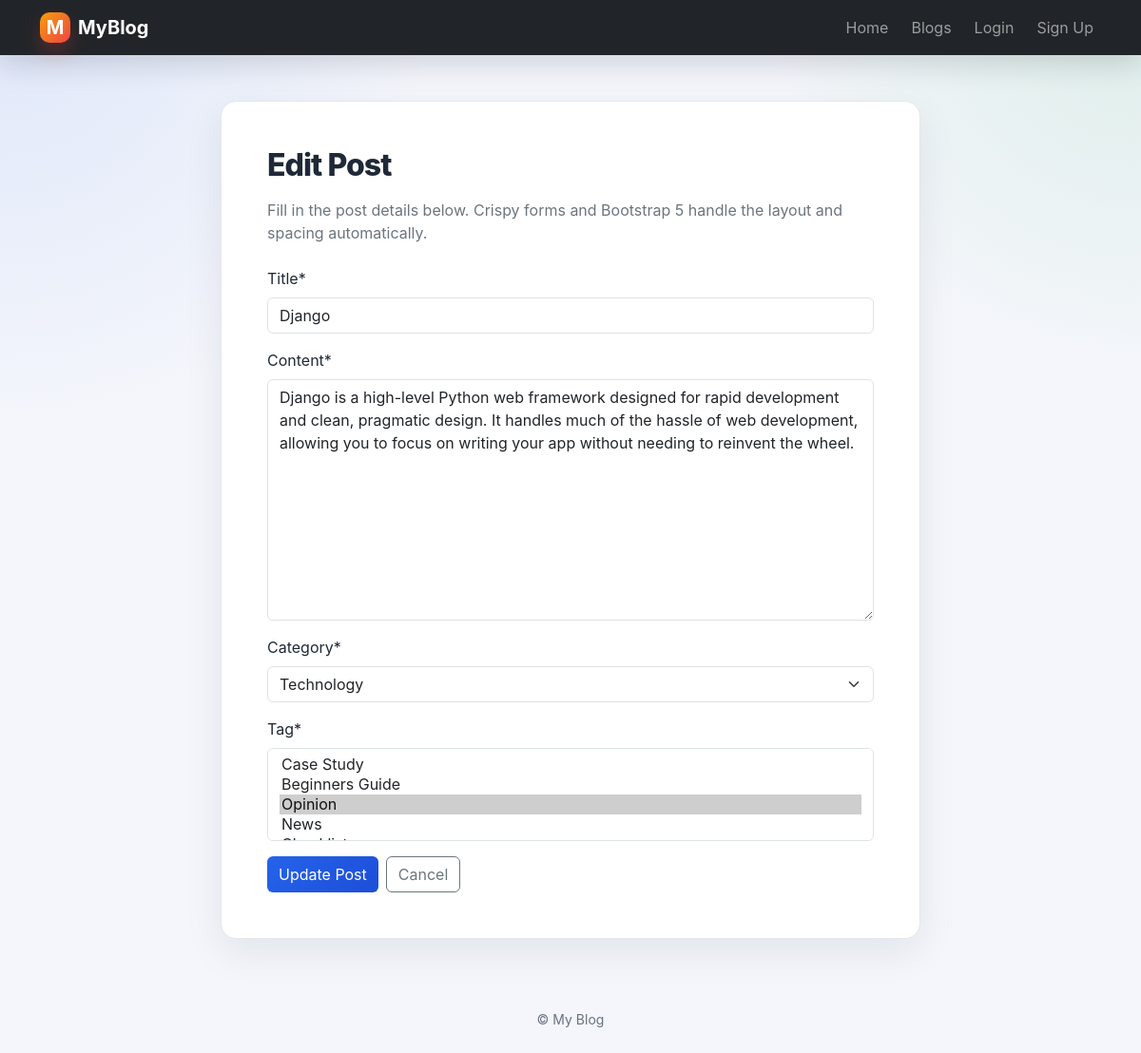
Page /post/update/1/ on the committed database.
### myblog/models.py (models this page shows, shortened)
class Post(models.Model):
    title=models.CharField(max_length=100)
    content=models.TextField(verbose_name="content")
    author=models.ForeignKey(User,on_delete=models.CASCADE)
    created_at=models.DateTimeField(auto_now_add=True)
    updated_at=models.DateTimeField(auto_now=True)
    category=models.ForeignKey(Category,on_delete=models.SET_NULL,null=True)
    tag=models.ManyToManyField(Tag)
    view_count=models.BigIntegerField(default=0)
    liked_user=models.ManyToManyField(User,related_name="liked_posts")

### myblog/views.py (the view)
# urls.py: path("post/update/<int:id>/",views.post_update,name="post_update"),
def post_update(request,id):
    post=get_object_or_404(Post,id=id)
    if request.method=="POST":
        form=PostForm(request.POST,instance=post)
        if form.is_valid():
            form.save()
            return redirect('post_details',id=post.id)
    else:
        form=PostForm(instance=post)
    return render(request,'blog/post_create.html',{'form':form,'mode':'update','post':post})

### myblog/forms.py
class PostForm(forms.ModelForm):
    class Meta:
        model=Post
        fields=['title','content','category','tag']

### myblog/models.py (called while the page is built)
    def __str__(self):
        return self.name

    def __str__(self):
        return self.name

### templates/blog/post_create.html (shortened to what this page needs)
{% extends 'blog/base.html' %}
{% load crispy_forms_tags %}
{% block content %}
<div class="row justify-content-center">
	<div class="col-lg-9 col-xl-8">
		<div class="surface-card p-4 p-lg-5">
			<h1 class="h2 section-heading mb-3">
				{% if mode == 'update' %}Edit Post{% else %}Create a New Post{% endif %}
			</h1>
			<p class="text-secondary mb-4">Fill in the post details below. Crispy forms and Bootstrap 5 handle the layout and spacing automatically.</p>
			<form method="post">
				{{ form|crispy }}
				<div class="d-flex flex-wrap gap-2 mt-3">
					<button type="submit" class="btn btn-brand">{% if mode == 'update' %}Update Post{% else %}Publish Post{% endif %}</button>
					<a href="{% url 'post_list' %}" class="btn btn-outline-secondary">Cancel</a>
				</div>
			</form>
		</div>
	</div>
</div>
{% endblock %}

### templates/blog/base.html (style rules this page uses)
:root { --bg: #f4f6fb; --surface: #ffffff; --surface-soft: #f8fafc; --text: #1f2937; --muted: #6b7280; --brand: #111827; --accent: #2563eb; --accent-2: #16a34a; --border: #e5e7eb; --shadow: 0 14px 40px rgba(15, 23, 42, 0.08); }
body { background: radial-gradient(circle at top left, rgba(37, 99, 235, 0.10), transparent 28%), radial-gradient(circle at top right, rgba(22, 163, 74, 0.10), transparent 24%), var(--bg); color: var(--text); font-family: Inter, ui-sans-serif, system-ui, -apple-system, BlinkMacSystemFont, "Segoe UI", sans-serif; }
.surface-card { background: var(--surface); border: 1px solid var(--border); border-radius: 1rem; box-shadow: var(--shadow); }
.section-heading { font-weight: 800; letter-spacing: -0.03em; }
.btn-brand { background: linear-gradient(135deg, var(--accent), #1d4ed8); color: white; border: 0; }

### rows in the picture
Post: title "Django", content "Django is a high-level Python web framework designed for rapid development and clean, pragmatic design. It handles much of the hassle of web development, allowing you to focus on writing your app without needing to reinvent the wheel.", category "Technology"
